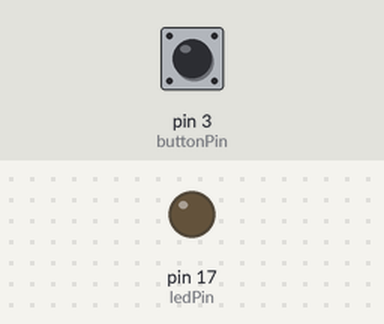
Bench run of a sketch on a simulated SparkFun Pro Micro, built with avr-gcc and run on an emulated ATmega32U4. Parts: output pins drawn as LEDs (lit = HIGH). Inputs (shaded band) come from the test bench; at power-on: pin 3 (buttonPin) HIGH. Sleep ends after the set time or at an interrupt.

Above: at 1.2 s.
1.3 s: pin 3 (buttonPin) pulled LOW for 0.15 s
At 2.2 s:
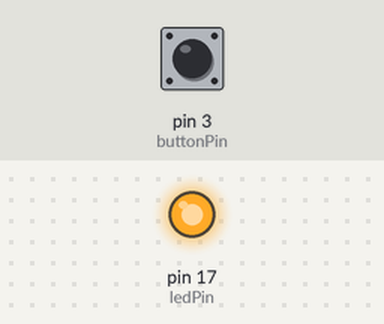
Timing chart, 0 to 22.8 s (numbered marks = the images above; inputs shaded):
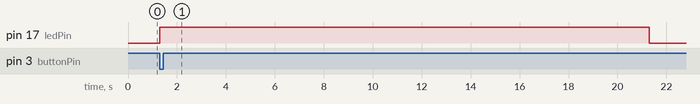

Measured:
- after the input at 1.3 s, pin 17 (ledPin): LOW → HIGH at once, → LOW 20.0 s later

The sketch:

blinkSleep.ino
```cpp
#include <avr/sleep.h>
#include <avr/power.h>

const int ledPin = 17; // Pin 17 ist mit der Onboard-LED des Pro Micro verbunden
const int buttonPin = 3; // Der Taster ist an Pin 3 und Ground angeschlossen

void setup() {
  pinMode(ledPin, OUTPUT);
  pinMode(buttonPin, INPUT_PULLUP); // Internen Pull-Up-Widerstand aktivieren
}

void loop() {
  // Prüfen, ob der Button gedrückt ist (LOW, weil INPUT_PULLUP aktiviert ist)
  if (digitalRead(buttonPin) == LOW) {
    // LED einschalten
    digitalWrite(ledPin, HIGH);

    // 20 Sekunden warten
    delay(20000);

    // LED ausschalten
    digitalWrite(ledPin, LOW);
  }

  // In den Tiefschlaf gehen, um Strom zu sparen
  enterSleepMode();
}

void enterSleepMode() {
  // Vorbereitung für den Tiefschlaf
  set_sleep_mode(SLEEP_MODE_PWR_DOWN);
  sleep_enable();

  // Alle unnötigen Peripherien deaktivieren
  power_all_disable();

  // Interrupt aufwecken bei Tastendruck (Pin Change Interrupt)
  attachInterrupt(digitalPinToInterrupt(buttonPin), wakeUp, LOW);

  // Den Tiefschlafmodus aktivieren
  sleep_cpu();

  // Wenn der Arduino hierher zurückkehrt, wurde er geweckt
  sleep_disable();

  // Peripherien wieder aktivieren
  power_all_enable();

  // Interrupt deaktivieren, da er nach dem Aufwachen nicht mehr benötigt wird
  detachInterrupt(digitalPinToInterrupt(buttonPin));
}

// Diese Funktion wird aufgerufen, wenn der Arduino durch den Interrupt geweckt wird
void wakeUp() {
  // Hier ist kein Code notwendig, die Funktion dient nur als Weckruf
}
```
